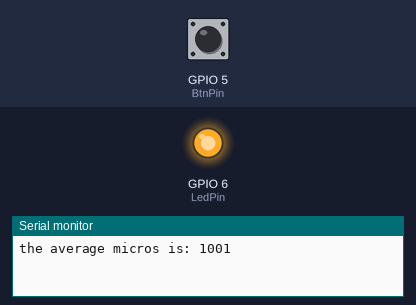
A program run on a simulated ESP32-S3. On the bench: output pins drawn as LEDs (lit = HIGH), the last lines printed to the serial monitor. Dashed ring = blinking. The test bench sets the inputs (shaded band); at power-on: GPIO 5 (BtnPin) HIGH.

Above: at 1.2 s.
1.3 s: GPIO 5 (BtnPin) pulled LOW for 0.15 s
At 1.9 s:
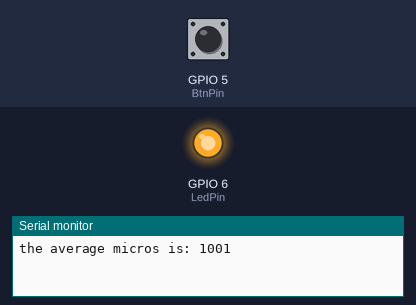
2.9 s: GPIO 5 (BtnPin) pulled LOW for 1 s
At 4.2 s:
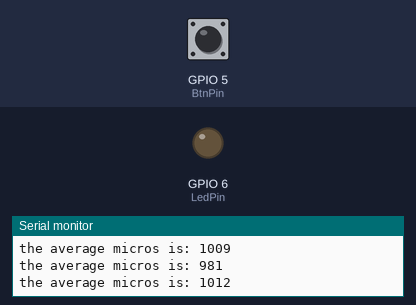
5.4 s: GPIO 5 (BtnPin) pulled LOW for 3.2 s
At 5.8 s:
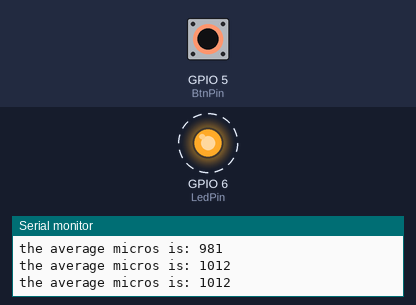
Timing chart, 0 to 16.1 s (numbered marks = the images above; inputs shaded):
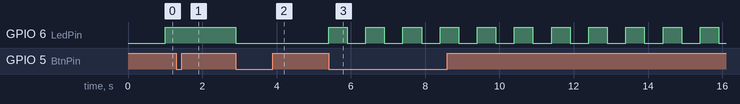

Measured:
- after the input at 1.3 s, GPIO 6 (LedPin): stays HIGH (without the input it goes to LOW after 0.20 s)
- after the input at 2.9 s, GPIO 6 (LedPin): HIGH → LOW at once
- after the input at 5.4 s, GPIO 6 (LedPin): alternates HIGH for 0.50 s and LOW for 0.50 s, starting at once

The program:

main.cpp
```cpp
#include <Arduino.h>

static constexpr unsigned int amountOfLoopsToMeasure = 1000;
volatile bool btnIsOn = false;

unsigned long lastMicros = 0;
unsigned long microsSum = 0;
unsigned int timerIteration = 0;

struct LedConfig
{
  enum LedState
  {
    OFF = LOW,
    ON = HIGH
  };

  enum LedMode
  {
    FLASHING,
    LED_ON,
    LED_OFF
  };

  static constexpr int LedPin = 6;
  static constexpr unsigned long intervalLed = 500; // In milliseconds
};

volatile LedConfig::LedState currentLedState = LedConfig::LedState::ON;
volatile LedConfig::LedMode currentLedMode = LedConfig::LedMode::FLASHING;

struct ButtonConfig
{
  enum BtnState
  {
    OFF = LOW,
    ON = HIGH
  };
  static constexpr int BtnPin = 5;
  static constexpr unsigned long debounceTime = 200; // 200ms debounce window
};

class Led
{
public:
  int pin;
  unsigned long lastBlinkMillis = 0; // Dedicated timer for LED blinking

  Led(int pin) : pin(pin) {}

  void init()
  {
    pinMode(pin, OUTPUT);
  }

  void set(LedConfig::LedState state)
  {
    digitalWrite(pin, state);
    currentLedState = state;
  }

  void ledFlashing()
  {
    unsigned long currentMillis = millis();
    if (currentMillis - lastBlinkMillis >= LedConfig::intervalLed)
    {
      lastBlinkMillis = currentMillis;
      if (currentLedState == LedConfig::LedState::ON)
      {
        set(LedConfig::LedState::OFF);
      }
      else
      {
        set(LedConfig::LedState::ON);
      }
    }
  }

  void ledAlwaysOn()
  {
    set(LedConfig::LedState::ON);
  }

  void ledAlwaysOff()
  {
    set(LedConfig::LedState::OFF);
  }
};

class Btn
{
public:
  int pin;

  Btn(int pin) : pin(pin) {}

  void init(void (*changeState)())
  {
    pinMode(pin, INPUT_PULLUP);
    attachInterrupt(digitalPinToInterrupt(pin), changeState, FALLING);
  }
};

Led redLed = Led(LedConfig::LedPin);
Btn btn = Btn(ButtonConfig::BtnPin);


void changeState()
{
  static unsigned long lastInterruptTime = 0;
  unsigned long currentMillis = millis();

  if (currentMillis - lastInterruptTime > ButtonConfig::debounceTime)
  {
    btnIsOn = !btnIsOn;
    currentLedMode = static_cast<LedConfig::LedMode>((static_cast<int>(currentLedMode) + 1) % 3);
    lastInterruptTime = currentMillis;
  }
}

void measureTimeAverageForLoop()
{
  unsigned long currentMicros = micros();
  unsigned long timeDiff = currentMicros - lastMicros;
  lastMicros = currentMicros;

  if (timerIteration < amountOfLoopsToMeasure)
  {
    microsSum += timeDiff;
    timerIteration++;
  }
  else
  {
    Serial.printf("the average micros is: %lu \n", microsSum / amountOfLoopsToMeasure);
    timerIteration = 0;
    microsSum = 0;
  }
}

void setup()
{
  Serial.begin(115200);
  redLed.init();
  btn.init(changeState);
  lastMicros = micros();
}

void loop()
{
  measureTimeAverageForLoop();

  switch (currentLedMode)
  {
  case LedConfig::LedMode::FLASHING:
    redLed.ledFlashing();
    break;
  case LedConfig::LedMode::LED_OFF:
    redLed.ledAlwaysOff();
    break;
  case LedConfig::LedMode::LED_ON:
    redLed.ledAlwaysOn();
    break;
  default:
    break;
  }
}
```
